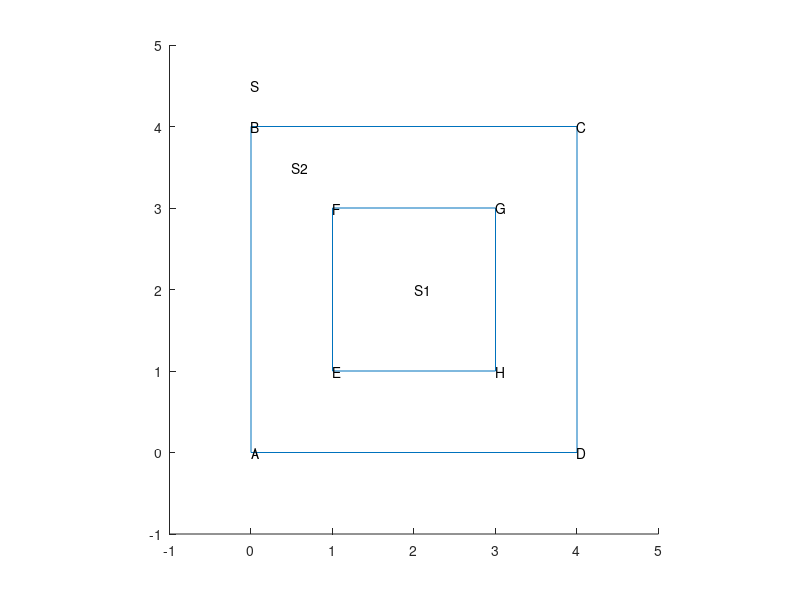

Here is the MATLAB script that generated this plot: (Note: this script raises an error after producing the figure.)
clc
clear

%% to generate polygons
% clc;
% clear;
sim_mark='r*';
a = 4;
b = 2;
% node_num = 3;
% sim_times = 1000; 

A = [0 0]; B = [0 a]; C = [a a]; D = [a 0];
E = [(a-b)/2 (a-b)/2]; F = [(a-b)/2 b+(a-b)/2]; G = [b+(a-b)/2 b+(a-b)/2]; H = [b+(a-b)/2 (a-b)/2];

% use x1 and y1 denote the rectangle that just encompasses the whole
% outside square; 
x1 = a; y1 = a;
% outside square vertices
xv = [A(1) B(1) C(1) D(1)];
yv = [A(2) B(2) C(2) D(2)];

figure(1);
line([xv A(1)],[yv A(2)]);
text(A(1),A(2),'A');
text(B(1),B(2),'B');
text(C(1),C(2),'C');
text(D(1),D(2),'D');
% inside square vertices
xv1 = [E(1) F(1) G(1) H(1)];
yv1 = [E(2) F(2) G(2) H(2)];
line([xv1 E(1)],[yv1 E(2)]);
text(E(1),E(2),'E');
text(F(1),F(2),'F');
text(G(1),G(2),'G');
text(H(1),H(2),'H');

text(0.5,3.5,'S2');
text(2,2,'S1');
text(0,4.5,'S');
axis equal;
axis([-1 5 -1 5]);
figure(2);

xv2 = [A(1) B(1) C(1) D(1) A(1) E(1) H(1) G(1) F(1) E(1)];
yv2 = [A(2) B(2) C(2) D(2) A(2) E(2) H(2) G(2) F(2) E(2)];

height = 3;
%%%%%%%%%%%%%%%%%%%%%%%%%%%%%%%%%%%%%%%%%%%%%%%%%%%%%%%%%%%%%%%%%%%%%%%%%%%
R = [-1 -1];

% A is set to R, for the polygon (xv1,yv1)
[d_array2,r2d_cdf2] = sim_polygon_R2rand(R,xv,yv,xv1,yv1,height); %simulation
R_R=plot(d_array2,r2d_cdf2,'k*'); % R_R: ring
hold on;
[ r_array1, cdf_array1 ] = cdf_Polygon_R2rand( R,xv2,yv2,height);%approach
plot(r_array1,cdf_array1);

% A is set to R, for the polygon (xv1,yv1)
[d_array1,r2d_cdf1] = sim_polygon_R2rand(R,xv1,yv1,height); %simulation
R_S=plot(d_array1,r2d_cdf1,sim_mark); % R_S: small square
hold on;
[ r_array1, cdf_array1 ] = cdf_Polygon_R2rand( R,xv1,yv1,height);%approach
plot(r_array1,cdf_array1);

% A is set to R, for the polygon (xv,yv)
[d_array,r2d_cdf] = sim_polygon_R2rand(R,xv,yv,height); %simulation
R_L=plot(d_array,r2d_cdf,'b*');% R_L: large square
hold on;
[ r_array, cdf_array ] = cdf_Polygon_R2rand( R,xv,yv,height);%approach
plot(r_array,cdf_array);

%%%%%%%%%%%%%%%%%%%%%%%%%%%%%%%%%%%%%%%%%%%%%%%%%%%%%%%%%%%%%%%%%%%%%%%%%%%
%to calculate the ref2rand within the intersection area; S2
s = shoelace(xv,yv);
s1 = shoelace(xv1,yv1);
s2 = s-s1;

% probability sum
cdf_array2 = zeros(1,length(r_array));
for i = 1 : length(r_array)
    if i > length(cdf_array)
        d_F = 1;
    else
        d_F = cdf_array(i);
    end
    
    if i > length(cdf_array1)
        d_F1 = 1;
    else
        d_F1 = cdf_array1(i);
    end
    
    cdf_array2(i) = (s*d_F - s1*d_F1)/s2;
end
plot(r_array,cdf_array2,'k-');
[d_array2,r2d_cdf2] = sim_polygon_R2rand(R,xv,yv,xv1,yv1,height); %simulation
R_R=plot(d_array2,r2d_cdf2,'k*'); % R_R: ring

%==========================================
box on;
% axis([0 1.0 0 1.0]);
xlabel('Distance','fontsize',16);
ylabel('CDF','fontsize',16);

% AX = legend([lkm_based existing sim_based],'LKM-based','Existing Result','Simulation',4);
AX = legend([R_S R_L R_R],'CDF1(To the inner square)','CDF(To the outer square)','CDF2(To the ring)',2);
LEG = findobj(AX,'type','text');
set(LEG,'FontSize',16);
axis([-2 8 0 1]);
grid on;